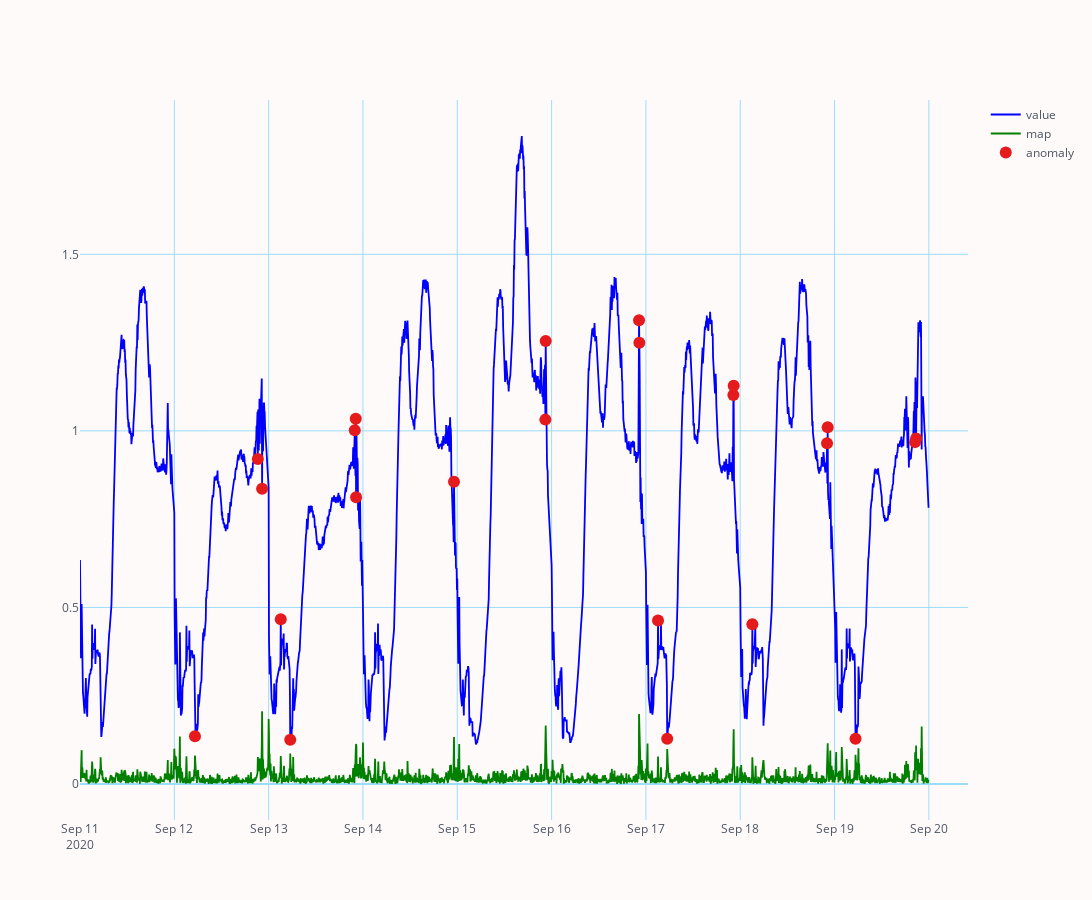

The notebook cell saved with this chart:
### Code cell
output["value"] = output["value"] / 1600.0
fig = output.blot(x='time', y=['value', 'map'], dimensions=(1400, 900), colors={'value': 'blue', 'map': 'green'}) + (output[output['isAnomaly']][['time','value']].rename(columns={"value": "anomaly"}).blot(x='time',y='anomaly', kind="scatter"))
fig.show()

### Figure 1 — Plotly figure (JSON) as saved in the notebook; plotly's stock layout.template omitted (floating-point values rounded to 4 significant figures; data arrays with more than 128 entries replaced by an {"elided": "..."} marker saying what was removed)
{"data": [{"line": {"color": "blue", "dash": "solid", "shape": "linear", "width": 1.8}, "mode": "lines", "name": "value", "showlegend": true, "text": "", "type": "scatter", "x": {"elided": "2589 str values"}, "y": {"elided": "2589 float values"}}, {"line": {"color": "green", "dash": "solid", "shape": "linear", "width": 1.8}, "mode": "lines", "name": "map", "showlegend": true, "text": "", "type": "scatter", "x": {"elided": "2589 str values"}, "y": {"elided": "2589 float values"}}, {"line": {"color": "rgba(228, 26, 28, 1.0)", "dash": "solid", "shape": "linear", "width": 1.8}, "marker": {"size": 12, "symbol": "circle"}, "mode": "markers", "name": "anomaly", "showlegend": true, "text": "", "type": "scatter", "x": ["2020-09-12 05:15:00", "2020-09-12 21:15:00", "2020-09-12 22:20:00", "2020-09-13 03:05:00", "2020-09-13 05:30:00", "2020-09-13 21:55:00", "2020-09-13 22:10:00", "2020-09-13 22:15:00", "2020-09-14 23:10:00", "2020-09-15 22:25:00", "2020-09-15 22:30:00", "2020-09-16 22:15:00", "2020-09-16 22:20:00", "2020-09-17 03:05:00", "2020-09-17 05:25:00", "2020-09-17 22:15:00", "2020-09-17 22:20:00", "2020-09-18 03:05:00", "2020-09-18 22:05:00", "2020-09-18 22:15:00", "2020-09-19 05:20:00", "2020-09-19 20:30:00", "2020-09-19 20:45:00"], "y": [0.135, 0.9206, 0.8363, 0.4669, 0.1256, 1.002, 1.034, 0.8119, 0.8556, 1.032, 1.254, 1.313, 1.249, 0.4631, 0.1281, 1.102, 1.127, 0.4525, 0.965, 1.01, 0.1281, 0.9681, 0.9781]}], "layout": {"height": 900, "legend": {"bgcolor": "#FFFAFA", "font": {"color": "#4D5663"}}, "paper_bgcolor": "#FFFAFA", "plot_bgcolor": "#FFFAFA", "title": {"font": {"color": "#4D5663"}, "x": 0.5}, "width": 1400, "xaxis": {"gridcolor": "#9cddfc", "showgrid": true, "tickfont": {"color": "#4D5663"}, "title": {"font": {"color": "#4D5663"}, "text": ""}, "zerolinecolor": "#9cddfc"}, "yaxis": {"gridcolor": "#9cddfc", "showgrid": true, "tickfont": {"color": "#4D5663"}, "title": {"font": {"color": "#4D5663"}, "text": ""}, "zerolinecolor": "#9cddfc"}}}
